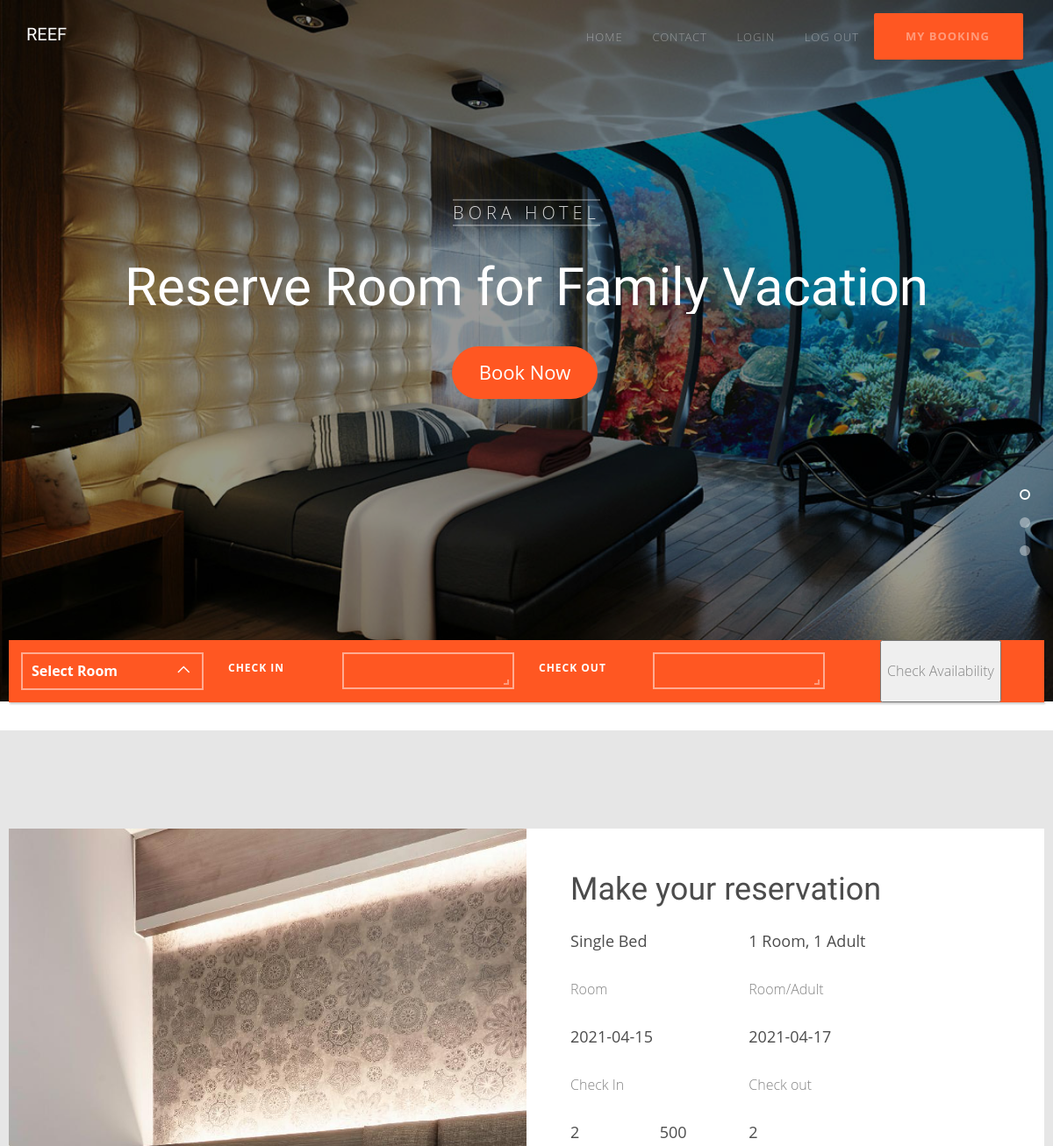
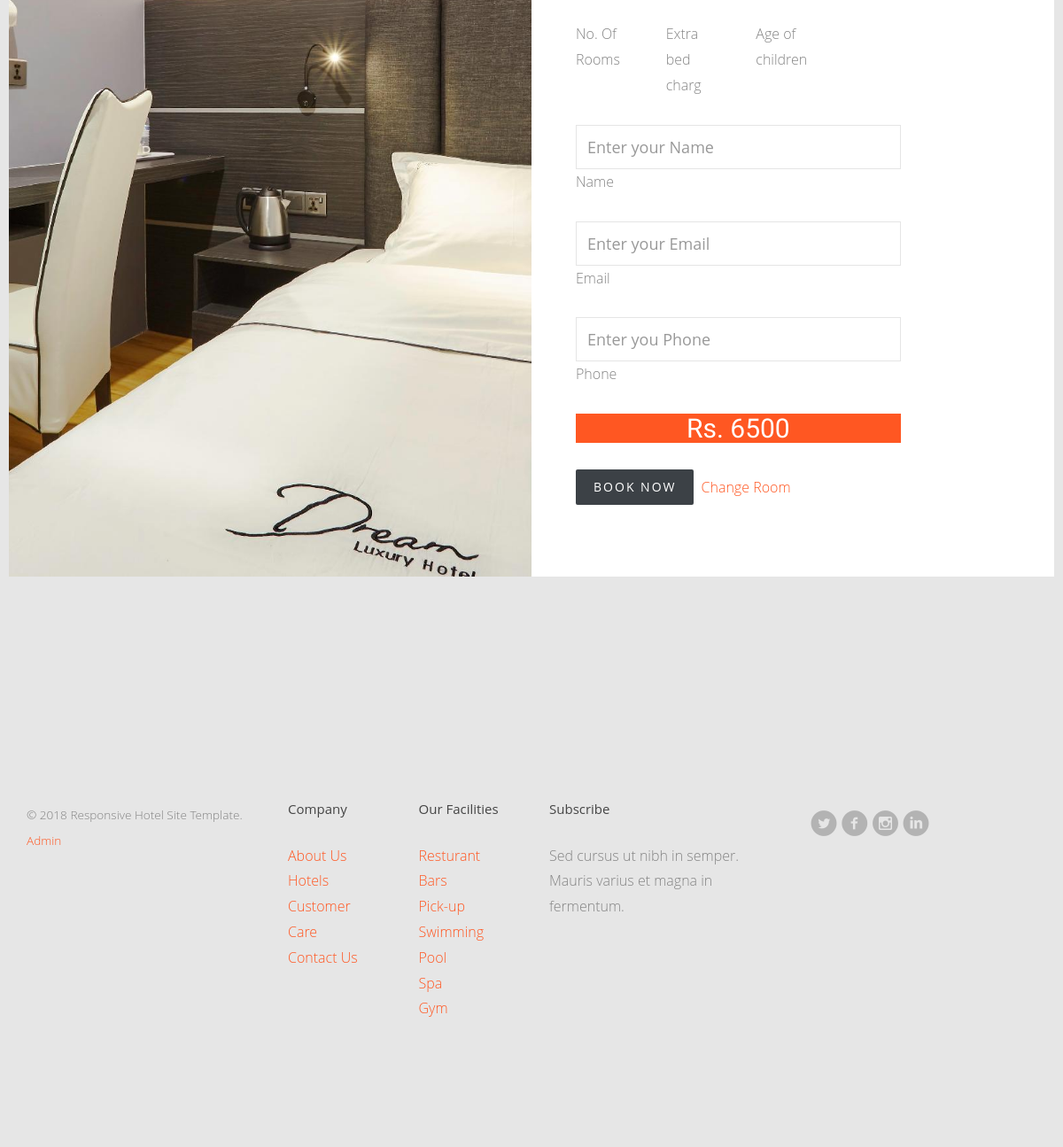
The page /final.php?id=17 (signed in) on the database its author committed (2 pictures, top to bottom).
### tables this page shows
CREATE TABLE `category` (
  `id` int(10) NOT NULL,
  `categories` varchar(225) NOT NULL,
  `guest` varchar(255) NOT NULL,
  `image` varchar(255) NOT NULL,
  `price` int(11) NOT NULL,
  `check_in` date NOT NULL,
  `check_out` date NOT NULL,
  `noofroom` int(10) NOT NULL,
  `value` int(10) NOT NULL,
  `children` int(10) NOT NULL,
  `total` int(10) NOT NULL
);

### final.php (the view, shortened to what this page needs)
<?php
include "header.php";
?>
<?php
  $id = $_GET['id'];
    $sql =  "SELECT * from category WHERE id ='$id'";
    $result = mysqli_query($con,$sql);
    if(mysqli_num_rows($result)>0)
    {
      while ($row = mysqli_fetch_assoc($result)) {
?>
	<div id="featured-hotel" class="fh5co-bg-color">
		<div class="container">
				<form method="post" enctype="multipart/form-data" >
			<div class="row">
				<div class="feature-full-1col">
					<div class="image" style="background-image: url(admin/<?php echo $row['image']; ?>);">
					</div>
					<div class="desc">
						<div id="booking" class="section">
    <div class="section-center">
        <div class="container">
            <div class="row">
                <div class="booking-form">
                    <div class="form-header">
                          <h1>Make your reservation</h1>
                    </div>
                      <div class="row">
                            <div class="col-md-2">
                                <div class="form-group"><h4><?php echo $row['categories']; ?></h4> <span class="form-label">Room</span> </div>
                            </div>
                            <div class="col-md-2">
                                <div class="form-group"><h4> <?php echo $row['guest']; ?></h4> <span class="form-label">Room/Adult</span> </div>
                            </div>
                        </div>
                            <div class="row">
                            <div class="col-md-2">
                                <div class="form-group"><h4> <?php echo $row['check_in']; ?></h4> <span class="form-label" >Check In</span> </div>
                            </div>
                            <div class="col-md-2">
                                <div class="form-group"> <h4><?php echo $row['check_out']; ?></h4> <span class="form-label">Check out</span> </div>
                            </div>
                        </div>
                        <div class="row">
                          <div class="col-md-1">
                                <div class="form-group">
                              <div class="form-group"><h4> <?php echo $row['noofroom']; ?></h4> <span class="form-label" >No. Of Rooms</span> </div>
                                      </div>
                            </div>
                                <div class="col-md-1">
                                <div class="form-group">
                              <div class="form-group"><h4> <?php echo $row['value']; ?></h4> <span class="form-label" >Extra bed charg</span> </div>
                                      </div>
                            </div>
                              <div class="col-md-1">
                                <div class="form-group">
                              <div class="form-group"><h4> <?php echo $row['children']; ?></h4> <span class="form-label" >Age of children</span> </div>
                                      </div>
                            </div>
                          </div>
                                 <div class="row">
                            <div class="col-md-4">
                                <div class="form-group"> <input class="form-control" type="text" name="name" placeholder="Enter your Name"> <span class="form-label">Name</span> </div>
                            </div></div>
                                <div class="row">
                            <div class="col-md-4">
                                <div class="form-group"> <input class="form-control" type="email" name="email" placeholder="Enter your Email"> <span class="form-label">Email</span> </div>
                            </div></div>
                            <div class="row">
                            <div class="col-md-4">
                                <div class="form-group"> <input class="form-control" type="tel" name="phone" placeholder="Enter you Phone"> <span class="form-label">Phone</span> </div>
                            </div>
                        </div>
                            <div class="row">
                            <div class="col-md-4">
                                    <div class="descrip text-center" style="background-color: #FF5722;">
                            <h2 style="color: white"><span >Rs. <input type="hidden" name="total" value="<?php echo $row['total']?>"><?php echo $row['total']?></span></h2>
                        </div>
                            </div>
                        </div>
                    </form>
                </div>
            </div>
        <?php }} ?>
        </div>
    </div>
            <input type="submit" name="submit" value="Book Now" class="btn btn-primary btn-luxe-primary"></a>
            <a href="index.php">Change Room</a></p>
<?php
include "footer.php";
?>

### rows shown on the page
category: image (picture), categories "Single Bed", guest "1 Room, 1 Adult", check_in "2021-04-15", check_out "2021-04-17", noofroom "2", value "500", children "2", total "6500"
